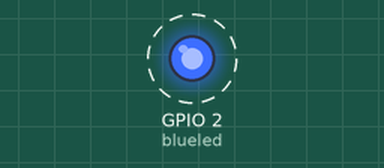
This program was run on a simulated ESP8266 board running MicroPython. Shown: output pins drawn as LEDs (lit = HIGH, except the on-board LED, lit = LOW). Dashed ring = blinking. What the program prints to the serial console is not drawn. At 10.0 s the program stops and its outputs stay as they are.

Above: at 0.2 s.
Timing chart, 0 to 3.0 s (numbered marks = the images above):
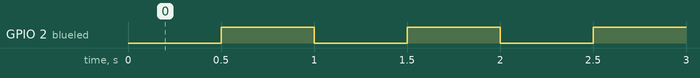

Measured:
- by itself, GPIO 2 (blueled): alternates HIGH for 0.50 s and LOW for 0.50 s, 19 changes in all, then stays HIGH

The program:

blink.py
```python
import time
import machine

blueled = machine.Pin(2, machine.Pin.OUT)

# blink 10 times
for i in range(1, 11):
    blueled.value(0)
    time.sleep(0.5)
    blueled.value(1)
    time.sleep(0.5)

print("DONE!")
```
